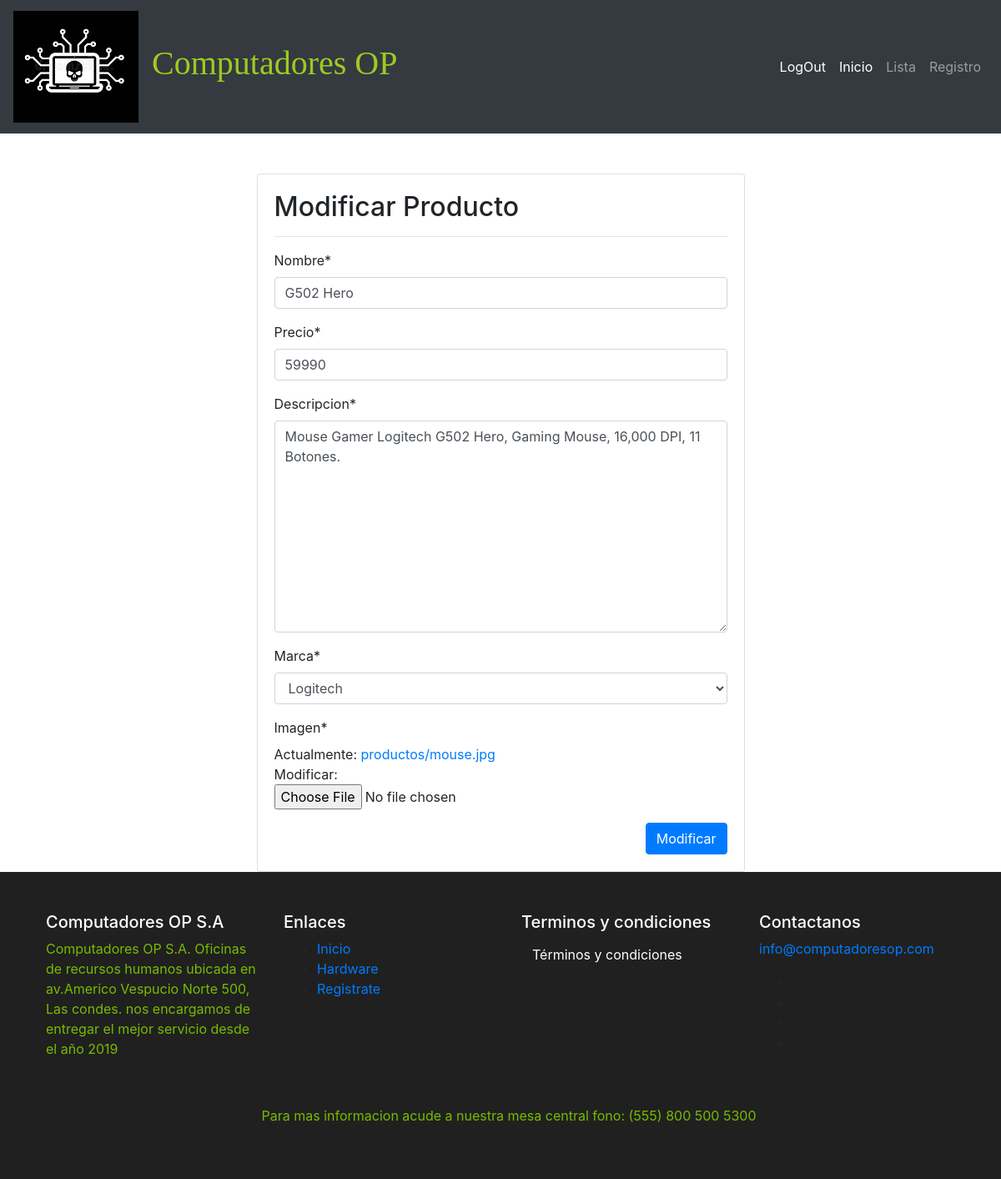
Page /modificar-producto/1/ (signed in) on the committed database.
### app/models.py (models this page shows, shortened)
class Producto(models.Model):
    nombre = models.CharField(max_length=50)
    precio = models.IntegerField()
    descripcion = models.TextField()
    marca = models.ForeignKey(Marca, on_delete=models.PROTECT)
    imagen = models.ImageField(upload_to="productos", null=True)

class Marca(models.Model):
    nombre = models.CharField(max_length=50)
    def __str__(self):
        return self.nombre

### app/decorators.py (the view)
        def wrapper_func(request, *args, **kwargs):
            group = None
            if request.user.groups.exists():
                group = request.user.groups.all()[0].name
            if group in allowed_roles:
                return view_func(request, *args, **kwargs)
            else:
                return HttpResponse('No estás autorizado para ver esta página')

### app/forms.py
class ProductoForm(forms.ModelForm):
    class Meta:
        model = Producto
        fields = '__all__'

### app/views.py (called while the page is built)
@login_required(login_url='ingreso')
@allowed_users(allowed_roles=['admin'])
def modificar_producto(request, id):
    producto = get_object_or_404(Producto, id=id)
    data={
        'form': ProductoForm(instance=producto)
    }
    if request.method == 'POST':
        formulario = ProductoForm(data=request.POST, instance=producto, files=request.FILES)
        if formulario.is_valid():
            formulario.save()
            return redirect(to="menu")
        data["form"] = formulario
    return render(request, 'app/producto/modificar.html',data)

### Evaluacion2/app/templates/app/producto/modificar.html (shortened to what this page needs)
{% extends 'app/base.html' %}
{% block contenido %}
{% load crispy_forms_tags %}
<br><br>
<div class="row">
    <div class="col-12 col-md-6 offset-md-3">
        <div class="card">
            <div class="card-body">
                <h2>Modificar Producto</h2>
                <hr>
                <form action="" method="post" enctype="multipart/form-data">
                    {{ form | crispy }}
                    <div class="d-flex justify-content-end">
                        <input type="reset" value="Cancelar" class="btn bnt-secondary">
                        <input type="submit" value="Modificar" class="btn btn-primary">
                    </div>
                </form>
            </div>
        </div>
    </div>
</div>
{% endblock %}

### app/static/app/css/style.css (style rules this page uses)
body { background-image: url("https://www.softzone.es/app/uploads-softzone.es/2019/10/cambiar-fondo-reinicio.jpg"); background-repeat: no-repeat; background-size: cover; }
.btn { color:#FFFFFF; }

### rows in the picture
Producto: nombre "G502 Hero", precio "59990", descripcion "Mouse Gamer Logitech G502 Hero, Gaming Mouse, 16,000 DPI, 11 Botones.", marca "Logitech"
